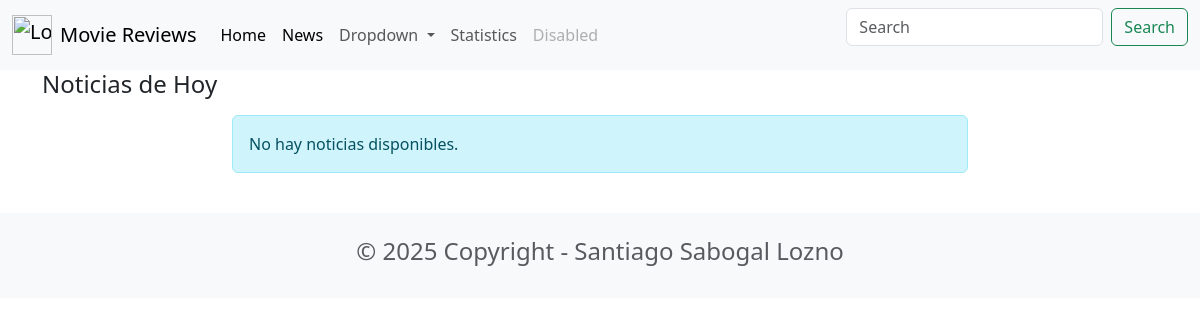
Before: /news/ with the older database file.
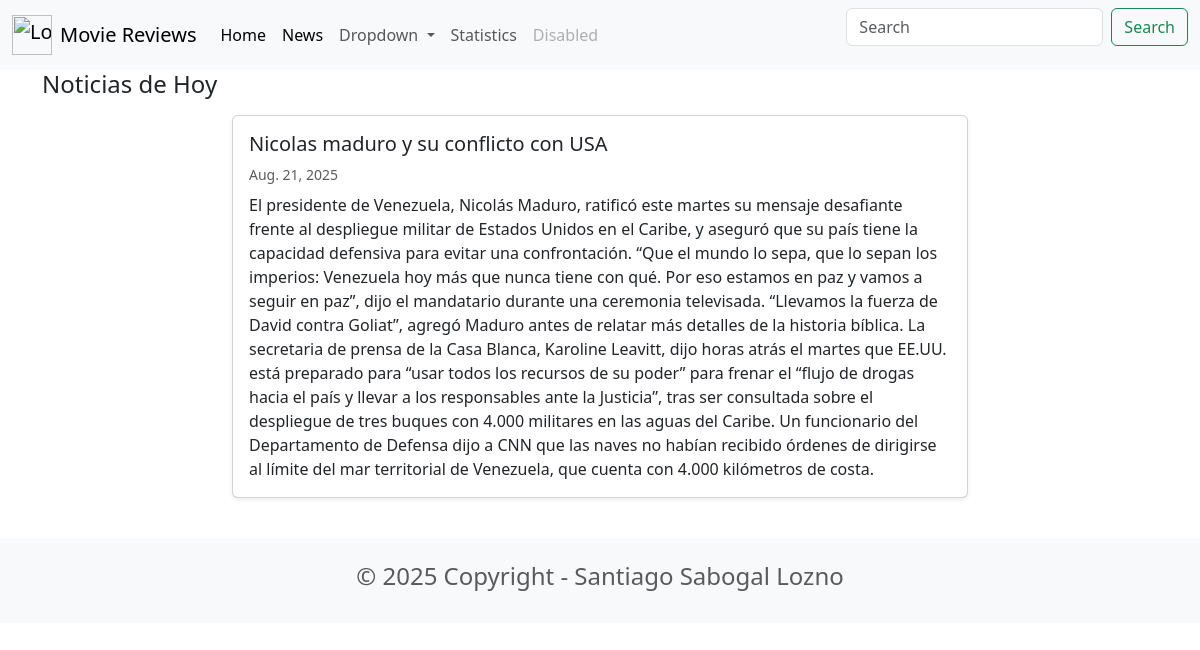
After: the same page with the newer database file.
### news/models.py (models this page shows, shortened)
class News(models.Model):
    headline = models.CharField(max_length=200)
    body = models.TextField()
    date = models.DateField()

### news/views.py (the view)
# urls.py: path('news/', include('news.urls')),
def news (request):
    news_articles = News.objects.all().order_by('-date')
    return render(request, 'news.html', {'news_articles': news_articles})

### news/templates/news.html (shortened to what this page needs)
{% extends "base.html" %}
{% block content %}
<h1 class="h4 mb-3">Noticias de Hoy</h1>
<div class="row justify-content-center">
  <div class="col-12 col-lg-8">
    {% for n in news_articles %}
      <article class="card mb-3 shadow-sm">
        <div class="card-body">
          <h5 class="card-title mb-2">{{ n.headline }}</h5>
          <p class="text-muted small mb-2">{{ n.date|date:"M. d, Y" }}</p>
          <p class="card-text mb-0">{{ n.body }}</p>
        </div>
      </article>
    {% empty %}
      <div class="alert alert-info">No hay noticias disponibles.</div>
    {% endfor %}
  </div>
</div>
{% endblock %}

Changed rows visible on the page:
added News: headline "Nicolas maduro y su conflicto con USA", date "Aug. 21, 2025", body "El presidente de Venezuela, Nicolás Maduro, ratificó este martes su mensaje desafiante frente al despliegue militar de Estados Unidos en el Caribe, y aseguró que su país tiene la capacidad defensiva para evitar una confrontación. “Que el mundo lo sepa, que lo sepan los imperios: Venezuela hoy más que nunca tiene con qué. Por eso estamos en paz y vamos a seguir en paz”, dijo el mandatario durante una ceremonia televisada. “Llevamos la fuerza de David contra Goliat”, agregó Maduro antes de relatar más detalles de la historia bíblica. La secretaria de prensa de la Casa Blanca, Karoline Leavitt, dijo horas atrás el martes que EE.UU. está preparado para “usar todos los recursos de su poder” para…"
Other visible differences:
text no longer shown: "No hay noticias disponibles."
